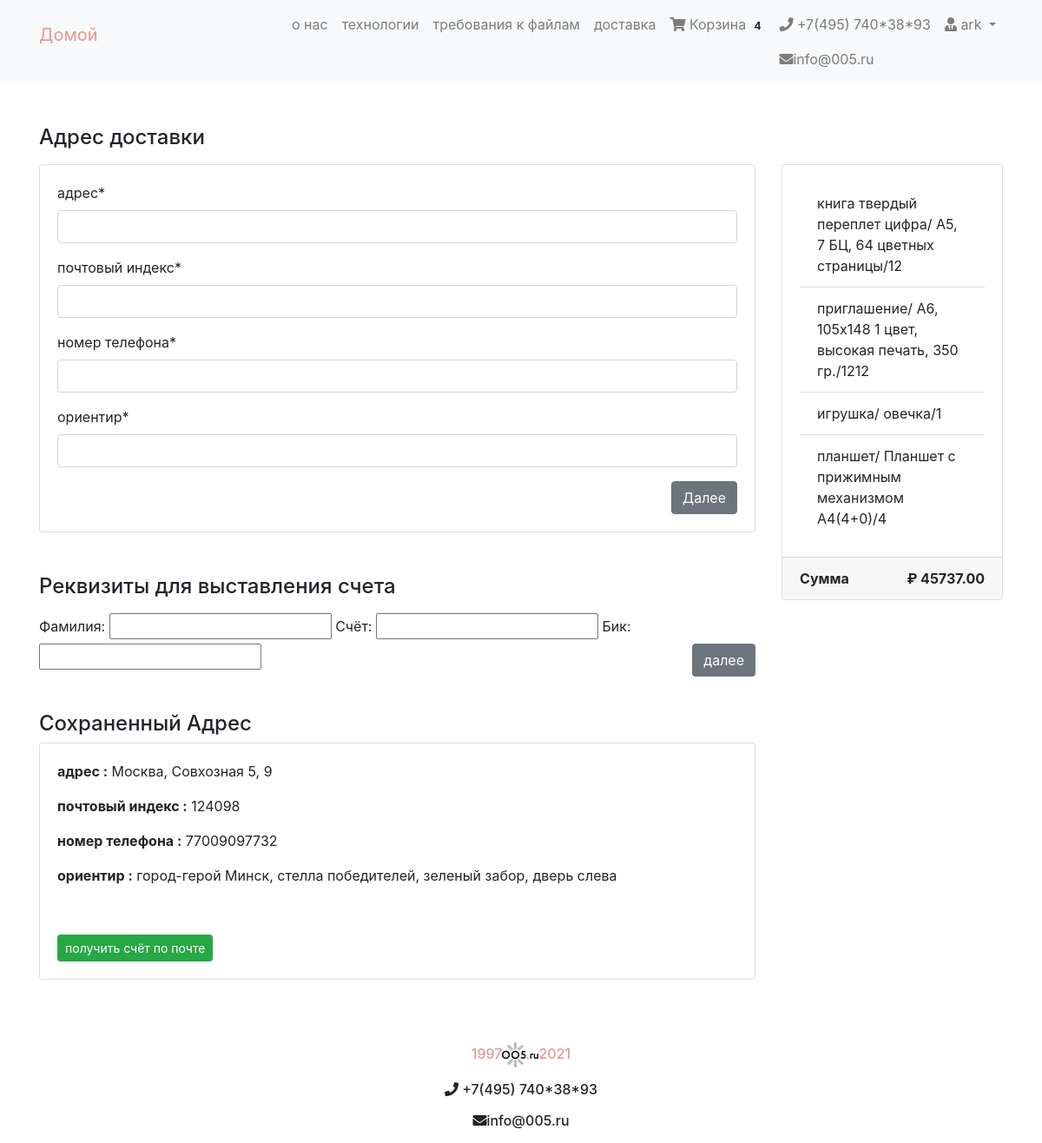
Before: /checkout/ (signed in) with the older database file.
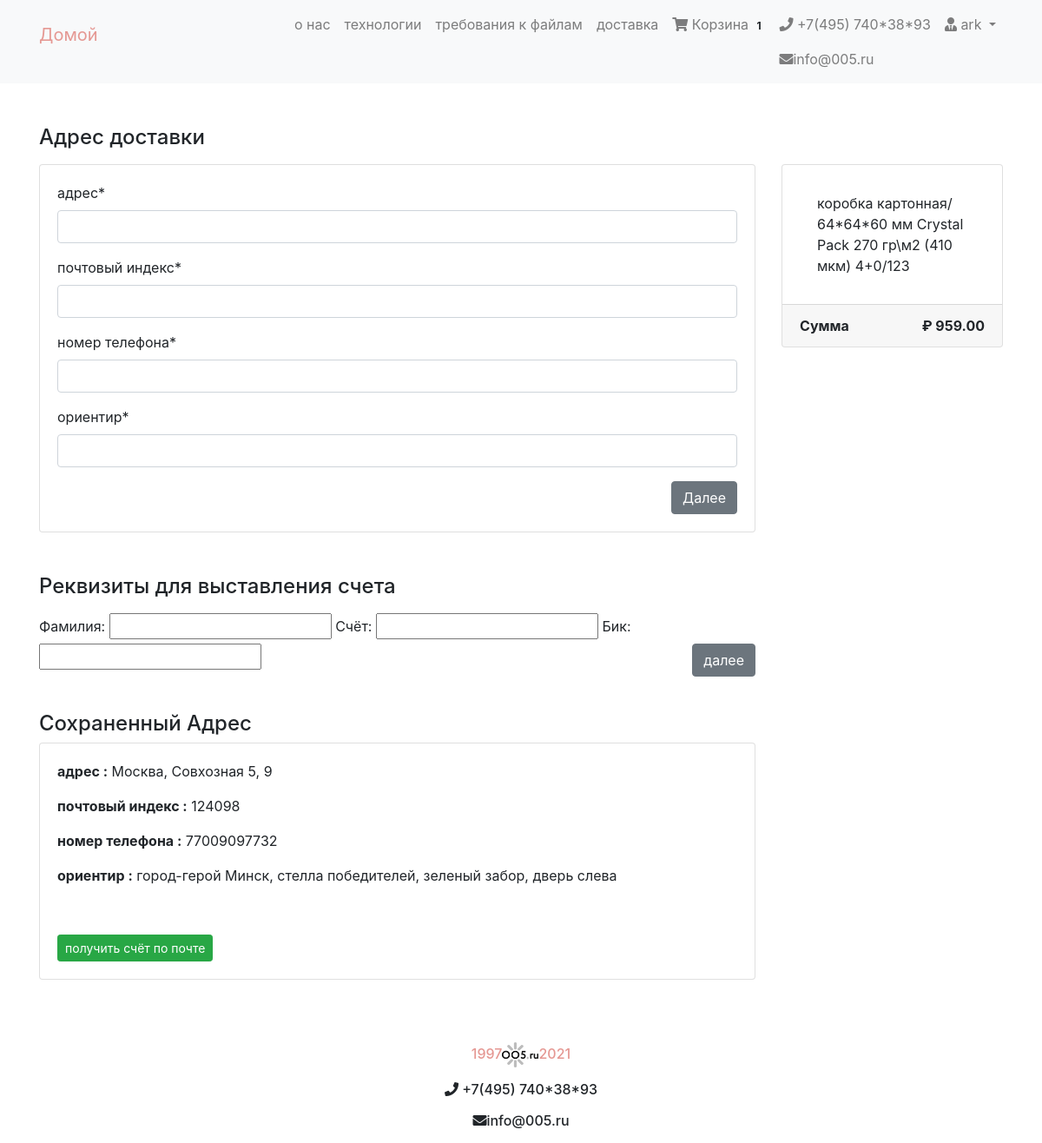
After: the same page with the newer database file.
### cart/models.py (models this page shows, shortened)
class Order(models.Model):
    orderitems  = models.ManyToManyField(Cart)
    user = models.ForeignKey(User, on_delete=models.CASCADE)
    ordered = models.BooleanField(default=False)
    created = models.DateTimeField(auto_now_add=True)
    paymentId = models.CharField(max_length=200, blank=True , null=True)
    orderId = models.CharField(max_length=200, blank=True, null=True)
    def get_totals(self):
        total = 0
        for order_item in self.orderitems.all():
            total += order_item.get_total()
        return total

class Cart(models.Model):
    user = models.ForeignKey(User, on_delete=models.CASCADE)
    item = models.ForeignKey(Product, on_delete=models.CASCADE)
    quantity = models.IntegerField(default=1)
    purchased = models.BooleanField(default=False)
    created = models.DateTimeField(auto_now_add=True)
    def get_total(self):
        total = int(float(self.item.calc()))
        return total #floattotal

### products/models.py (models this page shows, shortened)
class  Product(PolymorphicModel):
    mainimage = models.ImageField(upload_to='products/', blank=True, null=True)
    name = models.CharField(max_length=300, default = None, null=True)
    slug = models.SlugField(default = None, null=True)
    subcategory = models.ForeignKey(SubCategory, on_delete=models.CASCADE, default = None, null=True)
    category = models.ForeignKey(Category, on_delete=models.CASCADE, default = None, null=True)
    preview_text = models.TextField(max_length=50, verbose_name='Preview Text', blank=True, null=True)
    detail_text = models.TextField(max_length=1000, verbose_name='Detail Text', blank=True, null=True)
    lim1 = models.FloatField(default = None, null=True)
    lim2 = models.FloatField(default = None, null=True)
    tirazh = models.IntegerField(null=False)
    t = models.IntegerField(null=True)
    p = models.FloatField(default = None, null=True)
    box_size = models.CharField(max_length=50)
    def calc(self):
        boxsize = self.boxsizes_set.get(value = self.box_size)
        a = float(boxsize.b*self.tirazh**2+boxsize.h*self.tirazh**1+boxsize.d)*self.p
        if self.tirazh<self.lim1:
            self.tirazh=self.lim1
        elif self.tirazh>self.lim2:
            self.tirazh=self.lim2
        return "{0:.2f}".format(round(a,0))

### checkout/views.py (the view, shortened to what this page needs)
# urls.py: path('checkout/', checkout, name="index"),
def checkout(request):
    form = BillingForm
    test_form = TestForm
    order_qs = Order.objects.filter(user= request.user, ordered=False)
    order_items = order_qs[0].orderitems.all()
    order_total = order_qs[0].get_totals()
    context = {"form": form, "order_items": order_items, "order_total": order_total}
    saved_address = BillingAddress.objects.filter(user = request.user)
    if saved_address.exists():
        savedAddress = saved_address.first()
        context = {"form": form, "order_items": order_items, "order_total": order_total, "savedAddress": savedAddress, "test_form": test_form}
    return render(request, 'checkout/index.html', context)

### cart/templatetags/cart_tag.py (called while the page is built)
@register.filter
def cart_total(user):
    order = Order.objects.filter(user=user, ordered=False)
    if order.exists():
    	return order[0].orderitems.count()
    else:
    	return 0

### checkout/templates/checkout/index.html (shortened to what this page needs)
{% extends 'products/base.html' %}
{% load crispy_forms_tags %}
{% block content %}
<div class="container mt-5">
  <h4 class="mb-3">Адрес доставки  </h4>
  <div class="row">
    <div class="col-md-9">
     <div class="card mb-5" style="height: auto">
       <div class="card-body">
          <form method="POST">
         {{ form | crispy}}
          <button type="submit" class="btn btn-secondary float-right">Далее</button>
          </form>
       </div>
     </div>
     <h4 class="mb-3">Реквизиты для выставления счета  </h4>
     <div class="test_form">
      <form action="{% url 'checkout:send_email' %}" method="post" >
     {{ test_form}}
      <button type="submit" class="btn btn-secondary float-right">далее</button>
      </form>
   </div>
<br>
<br>
      {% if savedAddress %}
      <h4>Сохраненный Адрес</h4>
      <div class="card mb-5" style="height: auto">
        <div class="card-body">
          <p><b>адрес :</b> {{ savedAddress.address }}</p>
          <p><b>почтовый индекс :</b> {{ savedAddress.zipcode }}</p>
          <p><b>номер телефона :</b> {{ savedAddress.cellular }}</p>
          <p><b>ориентир :</b> {{ savedAddress.landmark }}</p>
        </div>
        <div class="card-body">
        <a href="{% url 'checkout:send_email' %}"  class="btn btn-success btn-sm"></button>получить счёт по почте</a>
        </div>
      </div>
      {% endif %}
    </div>
    <div class="col-md-3">
      <div class="card" style="height: auto">
        <div class="card-body">
          <ul class="list-group list-group-flush">
            {% for item in order_items %}
            <li class="list-group-item">{{ item.item.name }}/ {{ item.item.box_size }}/{{ item.item.tirazh }} </li>
            {% endfor %}
          </ul>
        </div>
           <div class="card-footer">
            <span class="float-left"><b>Сумма</b></span>
            <span class="float-right"><b>₽ {{ order_total | floatformat:2 }}</b></span>
          </div>
      </div>
    </div>
  </div>
</div>
{% endblock %}

### products/templates/products/navbar.html (shortened to what this page needs)
{% load cart_tag %}
<nav class="navbar navbar-expand-lg navbar-light bg-light">
  <div class="container">
  <a class="navbar-brand" href="/"><p style="color:rgb(229, 152, 147)">Домой</p></a>
  <div class="collapse navbar-collapse" id="navbarNav">
    <ul class="navbar-nav ml-auto">
      <li {% if request.path == 'contact' %}class="nav-item active"{% else %}class="nav-item"{% endif %}>
        <a class="nav-link" href="http://127.0.0.1:8000/about.html/">о нас <span class="sr-only">(current)</span></a>
      </li>
      <li class="nav-item">
        <a class="nav-link" href="http://127.0.0.1:8000/technologies.html">технологии</a>
      </li>
      <li class="nav-item">
        <a class="nav-link" href="http://127.0.0.1:8000/requirements.html/">требования к файлам</a>
      </li>
      <li class="nav-item">
        <a class="nav-link" href="http://127.0.0.1:8000/delivery.html/">доставка</a>
      </li>
      {% if request.user.is_authenticated %}
      <li class="nav-item">
        <a class="nav-link" href="{% url 'mainapp:cart-home' %}">
          <i class="fa fa-shopping-cart"></i>  Корзина
          <span class="badge badge-light">{{ request.user| cart_total }}</span>
        </a>
      </li>
      <li class="nav-item">
        <a class="nav-link" href="#"><i class="fa fa-phone"></i> +7(495) 740*38*93</a>
        <a class="nav-link" href="#"><i class="fa fa-envelope" aria-hidden="true"></i>info@005.ru</a>
      </li>
      <li class="nav-item dropdown">
        <a class="nav-link dropdown-toggle" href="#" id="navbarDropdown" role="button" data-toggle="dropdown" aria-haspopup="true" aria-expanded="false">
          <i class="fas fa-user-tie"></i> {{ request.user.username }}
        </a>
      </li>
      {% else %}
       <li class="nav-item">
        <a  class="btn btn-primary" href="/accounts/login/">Login / Register</a>
      </li>
      {% endif %}
    </ul>
  </div>
  </div>
</nav>

Changed rows visible on the page:
no longer on this page (row unchanged): Cart: item.name "книга твердый переплет цифра", item.box_size "А5, 7 БЦ, 64 цветных страницы", item.tirazh "12"
no longer on this page (row unchanged): Cart: item.name "приглашение", item.box_size "А6, 105х148 1 цвет, высокая печать, 350 гр.", item.tirazh "1212"
no longer on this page (row edited): Cart: item.name "игрушка", item.box_size "овечка", item.tirazh "1"
no longer on this page (row unchanged): Cart: item.name "планшет", item.box_size "Планшет с прижимным механизмом А4(4+0)", item.tirazh "4"
added Cart: item.name "коробка картонная", item.box_size "64*64*60 мм Crystal Pack 270 гр\\м2 (410 мкм) 4+0", item.tirazh "123"
Other visible differences:
{{ request.user| cart_total }}: "4" → "1"
{{ order_total | floatformat:2 }}: "45737.00" → "959.00"
